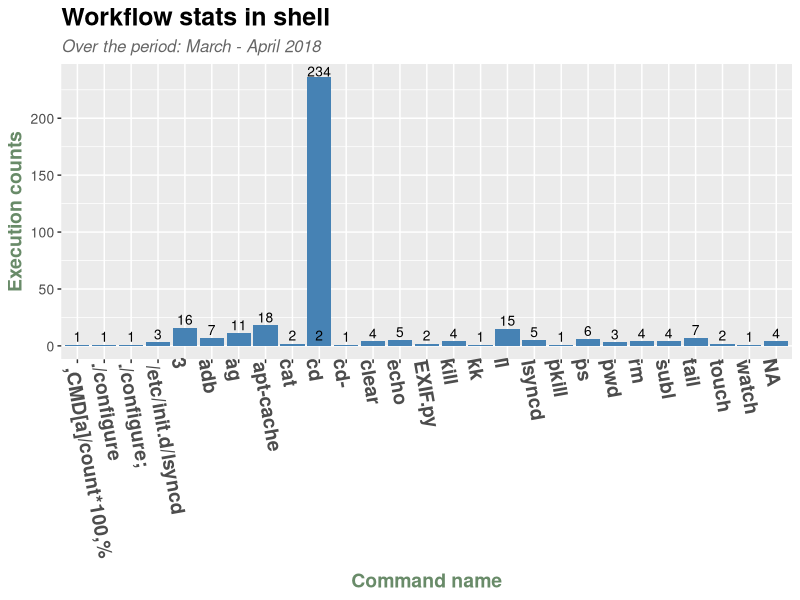

R code for this plot:
#echo "id,date,hour,command1,command2,command3,command4,command5" >raw.csv
#awk '{$1=$1}1' OFS="," < input.txt > raw.csv 

library(dplyr)
library(ggplot2)

setwd('/home/gil_diy/myGitRepositories/stats-my-workflow')
input_rawdf = read.csv("raw-data-sample.csv")
input <- mutate(input_rawdf, date_command = paste(date, command1))

groups <-input %>%
  group_by(date_command) %>%
  summarise(usageCount = length(date_command)) 

list_words = as.vector(unlist(lapply(groups$date_command, function(word){strsplit(word, " ")[[1]][2]})))
numberOfBars = length(list_words)

groups <- as.data.frame(groups)
#groups$date_command <- list_words
groups <- cbind(groups, list_words)
df_groups <- as.data.frame(groups)[3:30,]

# Option #1: using barplot function
# ==================================
#barplot(groups$usageCount, main="Commands distribution", xlab="Number of Gears", xlim=c(0,133))
# ,names.arg = list_words, las=2
#
#horizontal_axis = 133
#x_vector = seq(1,horizontal_axis ,by = (horizontal_axis / numberOfBars))
#text(x_vector, groups$usageCount, list_words)


# Option #2: using ggplot function
# ==================================
ggplot(data=df_groups, aes(x=list_words, y=usageCount)) +
  ggtitle("Shell Commands distribution") +
  geom_bar(stat="identity", fill="steelblue")+
  geom_text(aes(label=usageCount), vjust=-0.3, size=3.5)+
  xlab("Command name") +
  ylab("Execution counts") +
  theme(axis.text.x = element_text(angle = -80, hjust = -0.05, face = "bold",size=14),
        axis.text=element_text(size=10),
        axis.title=element_text(size=14,face="bold"),
        axis.title.x = element_text(color="darkseagreen4", size=14, face="bold"),
        axis.title.y = element_text(color="darkseagreen4", size=14, face="bold"),
        plot.subtitle=element_text(face="italic",size=12,colour="grey40"),
        plot.title=element_text(size=18,face="bold") ) +
        labs(title="Workflow stats in shell",
        subtitle="Over the period: March - April 2018")